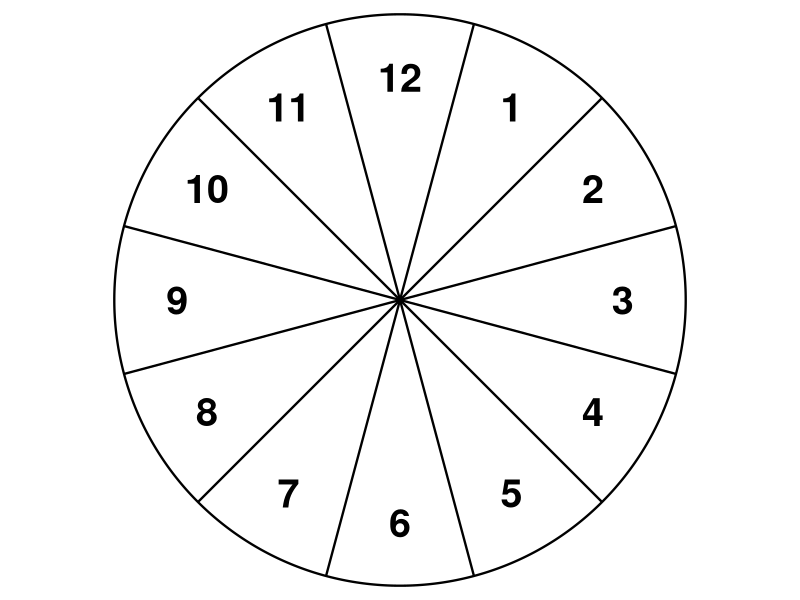
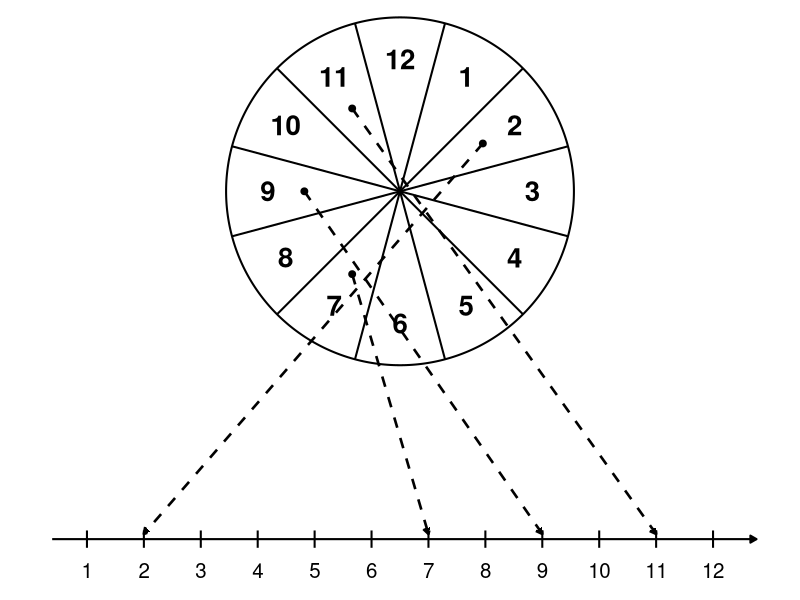
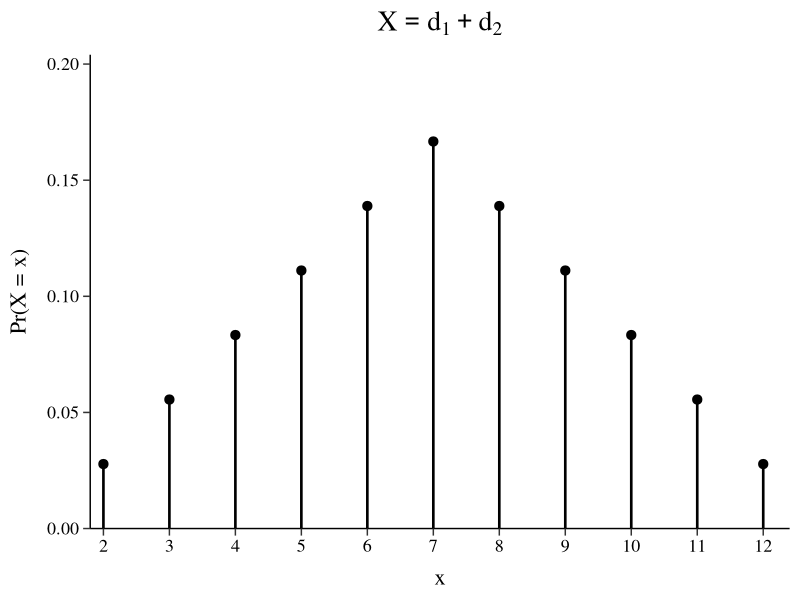
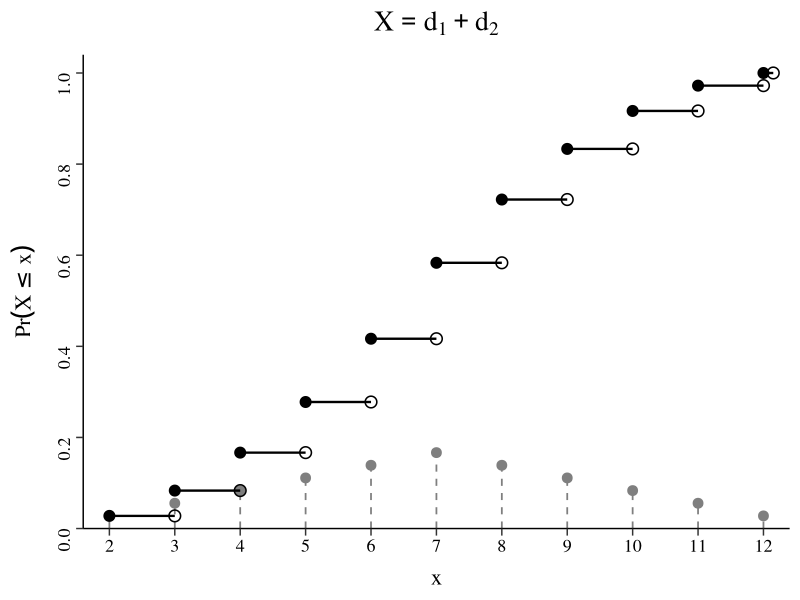
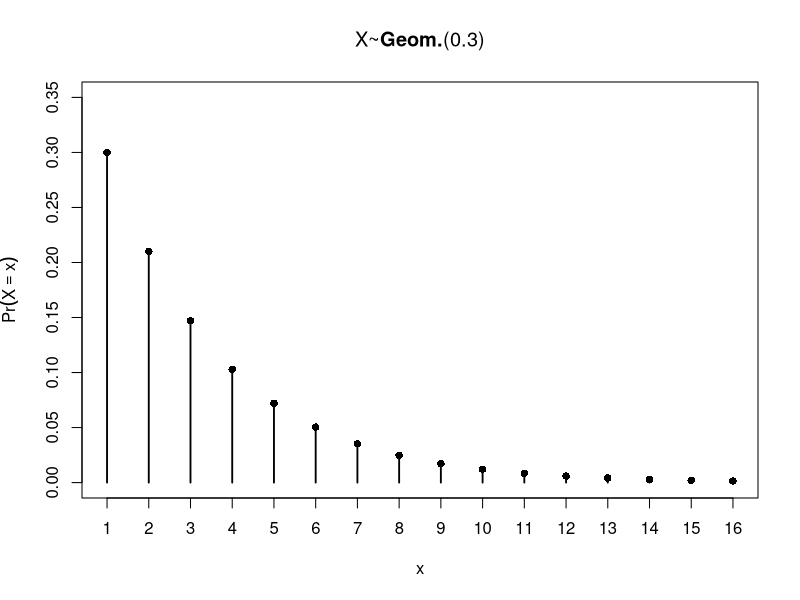
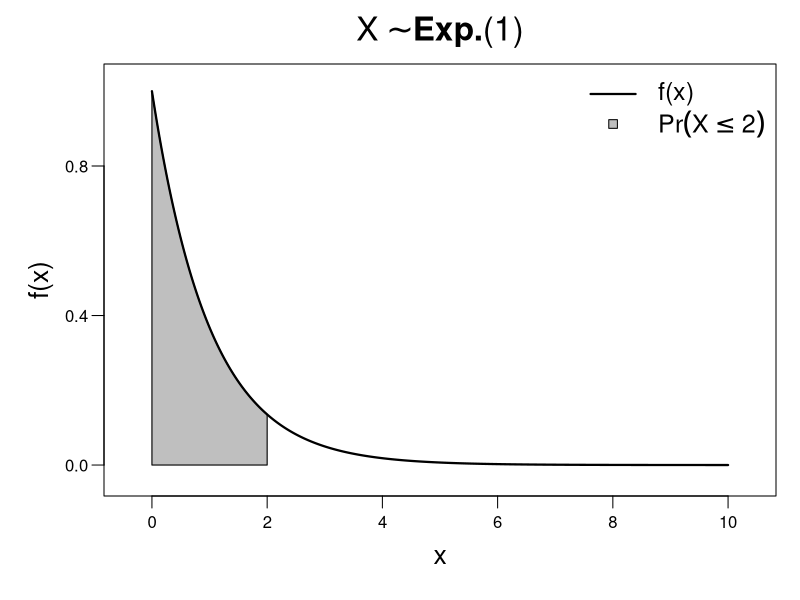
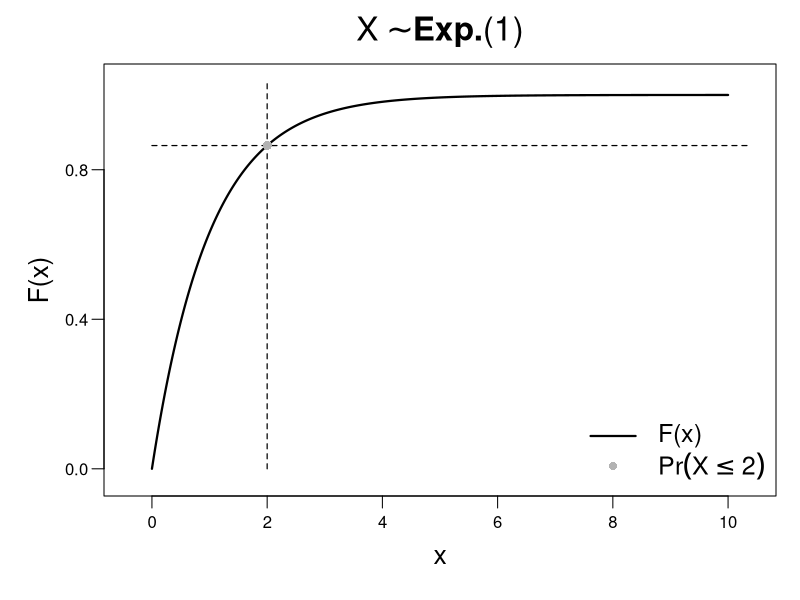
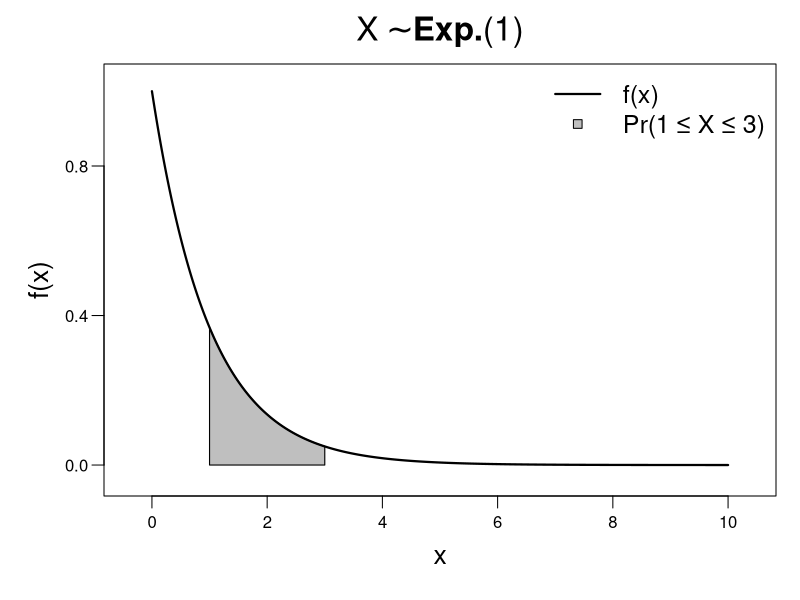

R code for these plots, in order:
## ---- chunk 1
#| echo: false
#| fig-width: 10
#| fig-height: 6.2
#| out-width: 50%
#| fig-align: center
#| warning: false
#| message: false
#| fig-format: svg

library(ggplot2)

n <- 12
raio <- 1
raio_texto <- 0.78
horas <- c(12, 1:11)

# Ângulos centrais de cada fatia (12 no topo, depois sentido horário)
ang_centros <- pi/2 - (0:(n - 1)) * 2*pi/n

# Linhas divisórias entre as fatias
ang_linhas <- pi/2 + pi/n - (0:(n - 1)) * 2*pi/n

# Contorno do círculo
circulo <- data.frame(
  x = raio * cos(seq(0, 2*pi, length.out = 500)),
  y = raio * sin(seq(0, 2*pi, length.out = 500))
)

# Linhas radiais
linhas <- data.frame(
  x = 0,
  y = 0,
  xend = raio * cos(ang_linhas),
  yend = raio * sin(ang_linhas)
)

# Números no meio de cada fatia
rotulos <- data.frame(
  hora = horas,
  x = raio_texto * cos(ang_centros),
  y = raio_texto * sin(ang_centros)
)

ggplot() +
  geom_polygon(
    data = circulo,
    aes(x, y),
    fill = "white",
    color = "black",
    linewidth = 0.8
  ) +
  geom_segment(
    data = linhas,
    aes(x = x, y = y, xend = xend, yend = yend),
    linewidth = 0.8,
    color = "black"
  ) +
  geom_text(
    data = rotulos,
    aes(x = x, y = y, label = hora),
    size = 10,
    family = "sans",
    fontface = "bold"
  ) +
  coord_equal(
    xlim = c(-1.05, 1.05),
    ylim = c(-1.05, 1.05),
    expand = FALSE,
    clip = "off"
  ) +
  theme_void() +
  theme(
    plot.background  = element_rect(fill = "transparent", color = NA),
    panel.background = element_rect(fill = "transparent", color = NA)
  )
## ---- chunk 2
#| echo: false
#| fig-width: 10
#| fig-height: 6.2
#| out-width: 80%
#| fig-align: center
#| warning: false
#| message: false
#| fig-format: svg

library(ggplot2)
library(grid)

n <- 12
raio <- 1
raio_texto <- 0.76
raio_seta  <- 0.55
horas <- c(12, 1:11)

# Centro do círculo
cx <- 0
cy <- 0.55

# Setores com setas
setores_com_setas <- c(11, 9, 7, 2)

# Ângulos
ang_centros <- pi/2 - (0:(n - 1)) * 2*pi/n
ang_linhas  <- pi/2 + pi/n - (0:(n - 1)) * 2*pi/n

# Contorno do círculo
circulo <- data.frame(
  x = cx + raio * cos(seq(0, 2*pi, length.out = 500)),
  y = cy + raio * sin(seq(0, 2*pi, length.out = 500))
)

# Linhas divisórias
linhas <- data.frame(
  x = cx,
  y = cy,
  xend = cx + raio * cos(ang_linhas),
  yend = cy + raio * sin(ang_linhas)
)

# Números no meio de cada fatia
rotulos <- data.frame(
  hora = horas,
  ang  = ang_centros,
  x = cx + raio_texto * cos(ang_centros),
  y = cy + raio_texto * sin(ang_centros)
)

# Reta numérica
eixo_y  <- -1.45
x_ticks <- seq(-1.8, 1.8, length.out = 12)

eixo <- data.frame(
  valor = 1:12,
  x = x_ticks,
  y = eixo_y
)

# Setas saindo de pontos internos dos setores
setas <- rotulos[match(setores_com_setas, rotulos$hora), c("hora", "ang")]
setas$x    <- cx + raio_seta * cos(setas$ang)
setas$y    <- cy + raio_seta * sin(setas$ang)
setas$xend <- x_ticks[match(setas$hora, 1:12)]
setas$yend <- eixo_y + 0.03

ggplot() +
  geom_polygon(
    data = circulo,
    aes(x, y),
    fill = "white",
    color = "black",
    linewidth = 0.7
  ) +
  geom_segment(
    data = linhas,
    aes(x = x, y = y, xend = xend, yend = yend),
    linewidth = 0.7,
    color = "black"
  ) +
  geom_text(
    data = rotulos,
    aes(x = x, y = y, label = hora),
    size = 7,
    family = "sans",
    fontface = "bold"
  ) +
  geom_segment(
    aes(
      x = min(x_ticks) - 0.2, y = eixo_y,
      xend = max(x_ticks) + 0.25, yend = eixo_y
    ),
    linewidth = 0.7,
    color = "black",
    arrow = arrow(length = unit(0.18, "cm"), type = "closed")
  ) +
  geom_segment(
    data = eixo,
    aes(x = x, y = y - 0.05, xend = x, yend = y + 0.05),
    linewidth = 0.7,
    color = "black"
  ) +
  geom_text(
    data = eixo,
    aes(x = x, y = y - 0.18, label = valor),
    size = 5.2,
    family = "sans"
  ) +
  geom_segment(
    data = setas,
    aes(x = x, y = y, xend = xend, yend = yend),
    linewidth = 0.9,
    color = "black",
    linetype = "dashed",
    arrow = arrow(length = unit(0.18, "cm"), type = "closed")
  ) +
  geom_point(
    data = setas,
    aes(x = x, y = y),
    size = 2,
    color = "black"
  ) +
  coord_equal(
    xlim = c(-2.25, 2.25),
    ylim = c(-1.8, 1.65),
    expand = FALSE,
    clip = "off"
  ) +
  theme_void() +
  theme(
    plot.background  = element_rect(fill = "transparent", color = NA),
    panel.background = element_rect(fill = "transparent", color = NA)
  )
## ---- chunk 3
#| echo: false
#| label: fig-fmp-dois-dados-ggplot
#| fig-cap: "Função massa de probabilidade de $X=d_1+d_2$."
#| fig-width: 6.5
#| fig-height: 4.8
#| warning: false
#| message: false

library(ggplot2)
library(scales)

df <- data.frame(
  x = 2:12,
  fx = c(1, 2, 3, 4, 5, 6, 5, 4, 3, 2, 1) / 36
)

ggplot(df, aes(x = x, y = fx)) +
  geom_linerange(aes(ymin = 0, ymax = fx), linewidth = 0.9, lineend = "round") +
  geom_point(size = 2.8) +
  scale_x_continuous(
    breaks = 2:12,
    expand = expansion(mult = c(0.02, 0.04))
  ) +
  scale_y_continuous(
    limits = c(0, .2),
    breaks = seq(0, 0.2, by = 0.05),
    labels = label_number(accuracy = 0.01),
    expand = expansion(mult = c(0, 0.02))
  ) +
  labs(
    title = expression(X == d[1] + d[2]),
    x = "x",
    y = "Pr(X = x)"
  ) +
  theme_classic(base_size = 15, base_family = "serif") +
  theme(
    plot.title = element_text(
      hjust = 0.5,
      size = 20,
      margin = margin(b = 10)
    ),
    axis.title.x = element_text(
      size = 16,
      margin = margin(t = 10)
    ),
    axis.title.y = element_text(
      size = 16,
      margin = margin(r = 12)
    ),
    axis.text = element_text(
      size = 13,
      colour = "black"
    ),
    axis.line = element_line(linewidth = 0.5),
    axis.ticks = element_line(linewidth = 0.5),
    axis.ticks.length = grid::unit(0.18, "cm")
  )
## ---- chunk 4
#| label: fig-pmf-cdf-dois-dados
#| fig-cap: "Em cinza, $f(x)=\\Pr(X=x)$; em preto, $F(x)=\\Pr(X \\le x)$, para $X=d_1+d_2$."
#| fig-width: 6.5
#| fig-height: 4.8
#| echo: false
#| warning: false
#| message: false

library(ggplot2)
library(scales)

df <- data.frame(
  x  = 2:12,
  fx = c(1, 2, 3, 4, 5, 6, 5, 4, 3, 2, 1) / 36
)

df$Fx <- cumsum(df$fx)
df$x_right <- c(3:12, 12.15)

ggplot(df, aes(x = x)) +
  # f(x): função massa de probabilidade
  geom_segment(
    aes(xend = x, y = 0, yend = fx),
    linewidth = 0.6,
    colour = "grey50",
    linetype = 2
  ) +
  geom_point(
    aes(y = fx),
    size = 3,
    colour = "grey50"
  ) +
  # F(x): função de distribuição acumulada
  geom_segment(
    aes(xend = x_right, y = Fx, yend = Fx),
    linewidth = 0.8,
    colour = "black"
  ) +
  geom_point(
    aes(y = Fx),
    size = 3.4,
    colour = "black"
  ) +
  geom_point(
    aes(x = x_right, y = Fx),
    shape = 1,
    size = 3.4,
    stroke = 0.8,
    colour = "black"
  ) +
  scale_x_continuous(
    breaks = 2:12,
    limits = c(1.6, 12.4),
    expand = expansion(mult = c(0, 0))
  ) +
  scale_y_continuous(
    limits = c(0, 1.04),
    breaks = seq(0, 1, by = 0.2),
    labels = label_number(accuracy = 0.1),
    expand = expansion(mult = c(0, 0))
  ) +
  labs(
    title = expression(X == d[1] + d[2]),
    x = "x",
    y = expression(Pr(X <= x))
  ) +
  theme_classic(base_size = 15, base_family = "serif") +
  theme(
    plot.title = element_text(
      hjust = 0.5,
      size = 20,
      margin = margin(b = 10)
    ),
    axis.title.x = element_text(
      size = 16,
      margin = margin(t = 10)
    ),
    axis.title.y = element_text(
      size = 16,
      margin = margin(r = 12)
    ),
    axis.text = element_text(
      size = 13,
      colour = "black"
    ),
    axis.text.y = element_text(angle = 90, vjust = 0.5),
    axis.line = element_line(linewidth = 0.5),
    axis.ticks = element_line(linewidth = 0.5),
    axis.ticks.length = grid::unit(0.18, "cm")
  )
## ---- chunk 5
#| echo: false

p <- 0.3
x <- 1:16
fx <- dgeom(x - 1, prob = p)  # em R, dgeom começa em 0

plot(
  x, fx,
  type = "h",
  lwd = 1.8,
  ylim = c(0, 0.35),
  xlab = "x",
  ylab = expression(Pr(X == x)),
  main = expression(X *"~"* bold(Geom.) * "(0.3)"),
  xaxt = "n"
)

points(x, fx, pch = 16, cex = 1)
axis(1, at = x)
## ---- chunk 6
#| fig-width: 6.4
#| fig-height: 4.7
#| echo: false
#| dev: png
#| dev.args: 
#|   bg: transparent

op <- par(
  bg  = "transparent",
  mar = c(5.2, 5.2, 3.2, 1.2),
  mgp = c(2.6, 0.8, 0),
  tcl = -0.6
)

# curva da fdp
x <- seq(0, 10, length.out = 1000)
y <- dexp(x, rate = 1)

plot(
  x, y,
  type = "n",
  xlim = c(-0.4, 10.4),
  ylim = c(-0.04, 1.03),
  xlab = "x",
  ylab = "f(x)",
  main = expression(X %~% bold("Exp.") * "(1)"),
  xaxt = "n",
  yaxt = "n",
  bty  = "o",
  cex.main = 2.0,
  cex.lab  = 1.6,
  cex.axis = 1.2
)

# área sombreada: P(X <= 2)
xs <- seq(0, 2, length.out = 400)
ys <- dexp(xs, rate = 1)

polygon(
  c(0, xs, 2),
  c(0, ys, 0),
  col = "gray75",
  border = "black",
  lwd = 1.1
)

# curva da densidade
lines(x, y, lwd = 2.2)

# eixos
axis(1, at = c(0, 2, 4, 6, 8, 10), labels = c(0, 2, 4, 6, 8, 10))
axis(2, at = c(0.0, 0.4, 0.8), labels = c("0.0", "0.4", "0.8"), las = 2)

# legenda
legend(
  "topright",
  legend = c("f(x)", expression(Pr(X <= 2))),
  lty    = c(1, NA),
  lwd    = c(2.2, NA),
  pch    = c(NA, 22),
  pt.bg  = c(NA, "gray75"),
  pt.cex = c(NA, 1.3),
  bty    = "n",
  cex    = 1.5
)

par(op)
## ---- chunk 7
#| fig-width: 6.4
#| fig-height: 4.7
#| echo: false
#| dev: png
#| dev.args:
#|   bg: transparent

op <- par(
  bg  = "transparent",
  mar = c(5.2, 5.2, 3.2, 1.2),
  mgp = c(2.6, 0.8, 0),
  tcl = -0.6
)

# curva da fda
x <- seq(0, 10, length.out = 1000)
F_x <- pexp(x, rate = 1)

# ponto de interesse
x0 <- 2
y0 <- pexp(x0, rate = 1)

plot(
  x, F_x,
  type = "n",
  xlim = c(-0.4, 10.4),
  ylim = c(-0.03, 1.04),
  xlab = "x",
  ylab = "F(x)",
  main = expression(X %~% bold("Exp.") * "(1)"),
  xaxt = "n",
  yaxt = "n",
  bty  = "o",
  cex.main = 2.0,
  cex.lab  = 1.6,
  cex.axis = 1.2
)

# curva da fda
lines(x, F_x, lwd = 2.2)

# linhas tracejadas
segments(x0, 0, x0, 1.04, lty = 2, lwd = 1.2)
segments(0, y0, 10.4, y0, lty = 2, lwd = 1.2)

# ponto em x = 2
points(x0, y0, pch = 16, cex = 1.2, col = "gray70")

# eixos
axis(1, at = c(0, 2, 4, 6, 8, 10), labels = c(0, 2, 4, 6, 8, 10))
axis(2, at = c(0.0, 0.4, 0.8), labels = c("0.0", "0.4", "0.8"), las = 2)

# legenda
legend(
  "bottomright",
  legend = c("F(x)", expression(Pr(X <= 2))),
  lty    = c(1, NA),
  lwd    = c(2.2, NA),
  pch    = c(NA, 16),
  col    = c("black", "gray70"),
  pt.cex = c(NA, 1.1),
  bty    = "n",
  cex    = 1.5
)

par(op)
## ---- chunk 8
#| fig-width: 6.4
#| fig-height: 4.7
#| echo: false
#| dev: png
#| dev.args:
#|   bg: transparent

op <- par(
  bg  = "transparent",
  mar = c(5.2, 5.2, 3.2, 1.2),
  mgp = c(2.6, 0.8, 0),
  tcl = -0.6
)

# curva da fdp
x <- seq(0, 10, length.out = 1000)
y <- dexp(x, rate = 1)

plot(
  x, y,
  type = "n",
  xlim = c(-0.4, 10.4),
  ylim = c(-0.04, 1.03),
  xlab = "x",
  ylab = "f(x)",
  main = expression(X %~% bold("Exp.") * "(1)"),
  xaxt = "n",
  yaxt = "n",
  bty  = "o",
  cex.main = 2.0,
  cex.lab  = 1.6,
  cex.axis = 1.2
)

# área sombreada: P(1 <= X <= 3)
xs <- seq(1, 3, length.out = 400)
ys <- dexp(xs, rate = 1)

polygon(
  c(1, xs, 3),
  c(0, ys, 0),
  col = "gray75",
  border = "black",
  lwd = 1.1
)

# curva da densidade
lines(x, y, lwd = 2.2)

# eixos
axis(1, at = c(0, 2, 4, 6, 8, 10), labels = c(0, 2, 4, 6, 8, 10))
axis(2, at = c(0.0, 0.4, 0.8), labels = c("0.0", "0.4", "0.8"), las = 2)

# legenda
legend(
  "topright",
  legend = c("f(x)", "Pr(1 ≤ X ≤ 3)"),
  lty    = c(1, NA),
  lwd    = c(2.2, NA),
  pch    = c(NA, 22),
  pt.bg  = c(NA, "gray75"),
  pt.cex = c(NA, 1.3),
  bty    = "n",
  cex    = 1.5
)

par(op)
## ---- chunk 9
#| fig-width: 6.4
#| fig-height: 4.7
#| echo: false
#| dev: png
#| dev.args:
#|   bg: transparent

a <- 2
b <- 6

stopifnot(a < b)

op <- par(
  bg  = "transparent",
  mar = c(5.2, 5.2, 3.2, 1.2),
  mgp = c(2.6, 0.8, 0),
  tcl = -0.6
)

h <- 1 / (b - a)
xmin <- a - 0.8 * (b - a)
xmax <- b + 0.8 * (b - a)

plot(
  NA,
  xlim = c(xmin, xmax),
  ylim = c(-0.02, 1.15 * h),
  xlab = "x",
  ylab = "f(x)",
  main = expression(X %~% bold("Unif.") * "(a,b)"),
  xaxt = "n",
  yaxt = "n",
  bty  = "o",
  cex.main = 2.0,
  cex.lab  = 1.6,
  cex.axis = 1.2
)

# fdp
segments(xmin, 0, a, 0, lwd = 2.2)
segments(a, h, b, h, lwd = 2.2)
segments(b, 0, xmax, 0, lwd = 2.2)
segments(a, 0, a, h, lwd = 2.2, lty = 2)
segments(b, 0, b, h, lwd = 2.2, lty = 2)

# eixos
axis(1, at = c(a, b), labels = c("a", "b"))
axis(2, at = h, labels = expression(frac(1, b - a)), las = 2)

par(op)
## ---- chunk 10
beta = 1
q = 0.5
xsim = rexp(1e6, rate=1/beta)
print(quantile(xsim, probs=q))
print(-beta*log(1-q))
## ---- chunk 11
#| echo: false

library(ggplot2)

beta <- 1
L <- 3 * beta

# FDA: F(x) = 1 - exp(-x/beta)
cdf_df <- data.frame(
  x = seq(0, L, length.out = 500)
)
cdf_df$y <- 1 - exp(-cdf_df$x / beta)

# Função quantílica: Q(p) = -beta * log(1 - p)
p_max <- 1 - exp(-L / beta)
quant_df <- data.frame(
  x = seq(0, p_max, length.out = 500)
)
quant_df$y <- -beta * log(1 - quant_df$x)

ggplot() +
  geom_line(
    data = cdf_df,
    aes(x = x, y = y, color = "FDA"),
    linewidth = 1.2
  ) +
  geom_line(
    data = quant_df,
    aes(x = x, y = y, color = "Função quantílica"),
    linewidth = 1.2
  ) +
  geom_abline(
    aes(slope = 1, intercept = 0, color = "y = x"),
    linetype = "dashed",
    linewidth = 1
  ) +
  coord_fixed(xlim = c(0, L), ylim = c(0, L)) +
  scale_color_manual(
    values = c(
      "FDA" = "#1f77b4",
      "Função quantílica" = "#d95f02",
      "y = x" = "#2ca02c"
    ),
    breaks = c("FDA", "Função quantílica", "y = x"),
    labels = c(
      "FDA: F(x) = 1 - exp(-x/beta)",
      "Quantílica: Q(p) = -beta log(1 - p)",
      "y = x"
    )
  ) +
  labs(
    title = paste0("FDA e função quantílica da exponencial (beta = ", beta, ")"),
    x = "x",
    y = "Pr(X≤x)",
    color = NULL
  ) +
  theme_minimal(base_size = 14) +
  theme(
    legend.position = "bottom",
    plot.title = element_text(hjust = 0.5)
  )
